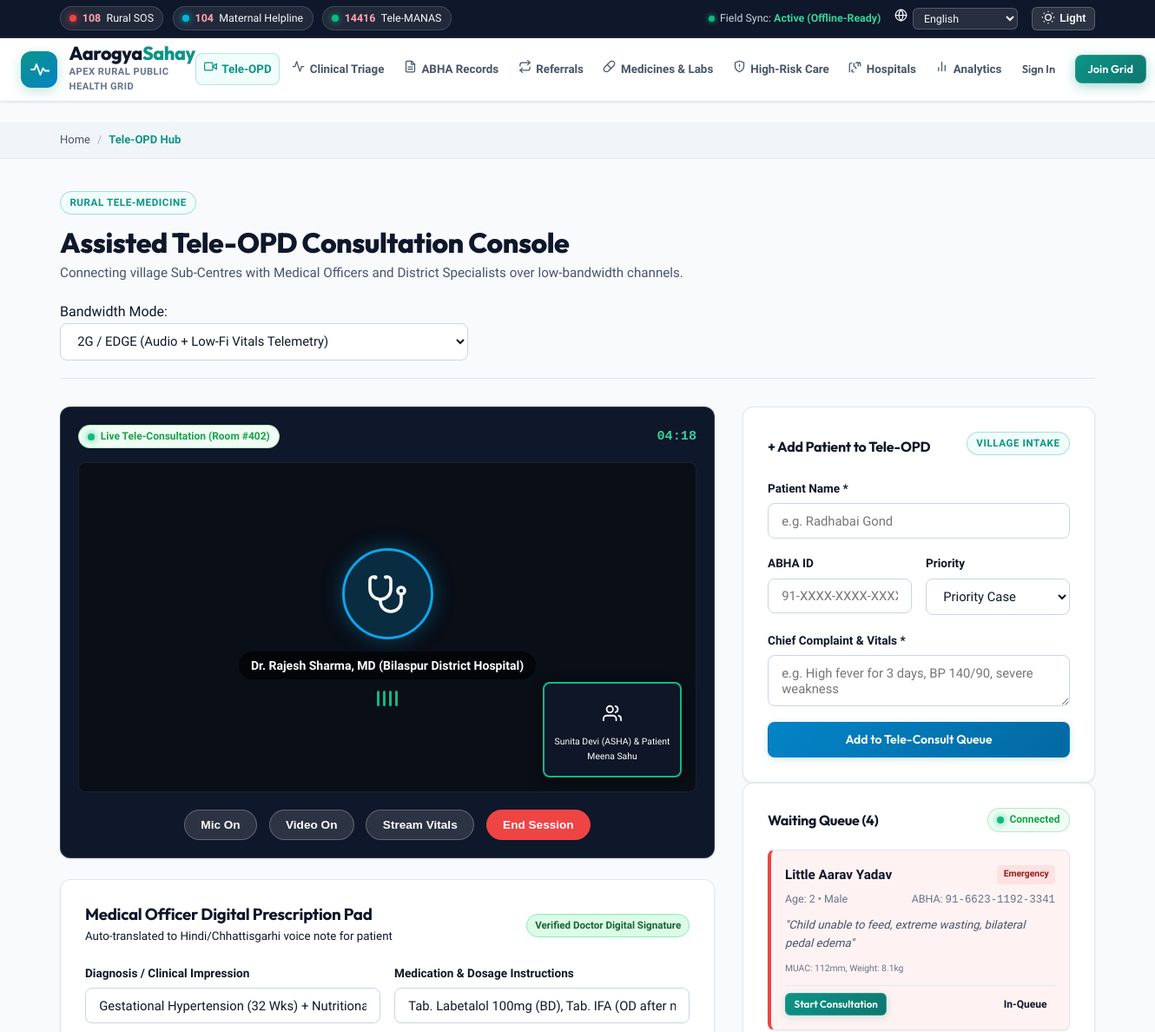
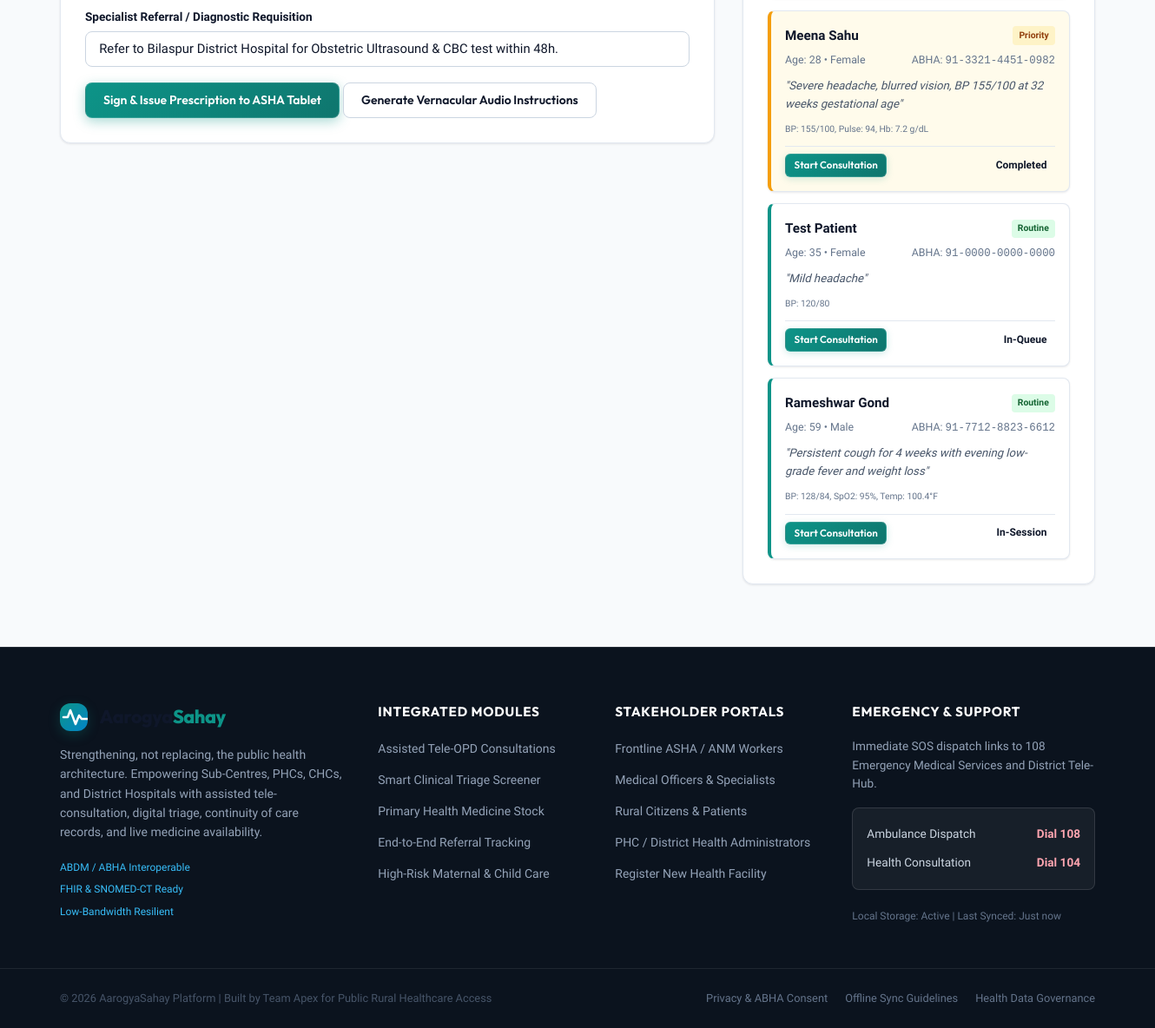
/teleconsult, run on the app's committed database (2 pictures, top to bottom).
### tables this page shows
CREATE TABLE teleconsults (
            id INTEGER PRIMARY KEY AUTOINCREMENT,
            patient_name TEXT NOT NULL,
            abha_id TEXT NOT NULL,
            age INTEGER,
            gender TEXT,
            asha_worker TEXT,
            doctor_name TEXT,
            specialty TEXT,
            chief_complaint TEXT,
            vitals TEXT,
            priority TEXT CHECK(priority IN ('Routine','Priority','Emergency')),
            status TEXT CHECK(status IN ('In-Queue','In-Session','Completed')),
            prescription TEXT,
            created_at TIMESTAMP DEFAULT CURRENT_TIMESTAMP
        );

### routes/teleconsult.py (the view, shortened to what this page needs)
@teleconsult_bp.route("/teleconsult", methods=["GET", "POST"])
def teleconsult():
    db = get_db()
    queue = db.execute(
        "SELECT * FROM teleconsults ORDER BY CASE priority WHEN 'Emergency' THEN 1 WHEN 'Priority' THEN 2 ELSE 3 END, id DESC"
    ).fetchall()
    return render_template("teleconsult.html", queue=queue)

### app.py (called while the page is built)
@app.context_processor
def inject_global_data():
    current_user = None
    if "user_id" in session:
        db = get_db()
        current_user = db.execute("SELECT * FROM users WHERE id = ?", (session["user_id"],)).fetchone()
    return dict(current_user=current_user)

### db.py (called while the page is built)
def get_db():
    if "db" not in g:
        g.db = sqlite3.connect(DATABASE)
        g.db.row_factory = sqlite3.Row
        g.db.execute("PRAGMA journal_mode=WAL")       # Better concurrent read perf
        g.db.execute("PRAGMA foreign_keys=ON")         # Enforce referential integrity
    return g.db

### templates/teleconsult.html (shortened to what this page needs)
{% extends "base.html" %}
{% block breadcrumbs %}
<div class="breadcrumb-bar">
    <div class="container breadcrumb-flex">
        <a href="{{ url_for('index') }}">Home</a>
        <span class="breadcrumb-sep">/</span>
        <span class="breadcrumb-curr">Tele-OPD Hub</span>
    </div>
</div>
{% endblock %}
{% block content %}
<div class="page-wrapper teleconsult-page">
    <div class="container">
        <div class="page-header-bar">
            <div>
                <span class="badge-tag">Rural Tele-Medicine</span>
                <h1 class="page-title">Assisted Tele-OPD Consultation Console</h1>
                <p class="page-sub">Connecting village Sub-Centres with Medical Officers and District Specialists over low-bandwidth channels.</p>
            </div>
            <div class="bandwidth-control-box">
                <span class="band-label">Bandwidth Mode:</span>
                <select id="networkBandwidthSelect" class="form-control band-select" onchange="updateBandwidthMode(this.value)">
                    <option value="2g" selected>2G / EDGE (Audio + Low-Fi Vitals Telemetry)</option>
                </select>
            </div>
        </div>
        <div class="teleconsult-grid">
            <div class="tele-call-container">
                <div class="video-feed-box glass-panel">
                    <div class="video-overlay-top">
                        <span class="live-pill"><span class="pulse-dot green"></span> Live Tele-Consultation (Room #402)</span>
                        <span class="call-duration" id="callDuration">04:18</span>
                    </div>
                    <div class="video-screens">
                        <div class="screen-doctor">
                            <div class="doctor-avatar-circle">
                            </div>
                            <div class="screen-label">Dr. Rajesh Sharma, MD (Bilaspur District Hospital)</div>
                            <span class="audio-wave-anim"><span></span><span></span><span></span><span></span></span>
                        </div>
                        <div class="screen-pip-patient">
                            <div class="pip-avatar">
                            </div>
                            <span class="pip-label">Sunita Devi (ASHA) & Patient Meena Sahu</span>
                        </div>
                    </div>
                    <div class="call-controls">
                        <button class="call-btn btn-mic" onclick="toggleMic(this)" title="Mute/Unmute Audio">Mic On</button>
                        <button class="call-btn btn-cam" onclick="toggleCam(this)" title="Camera">Video On</button>
                        <button class="call-btn btn-screen" onclick="showToast('Displaying digital vitals and ECG trace to doctor...')">Stream Vitals</button>
                        <button class="call-btn btn-end" onclick="endConsultation()">End Session</button>
                    </div>
                </div>
                <div class="glass-panel rx-pad-card mt-3">
                    <div class="panel-header-flex">
                        <div>
                            <h3>Medical Officer Digital Prescription Pad</h3>
                            <small>Auto-translated to Hindi/Chhattisgarhi voice note for patient</small>
                        </div>
                        <span class="badge-status status-consulted">Verified Doctor Digital Signature</span>
                    </div>
                    <form id="rxForm" onsubmit="handlePrescriptionSubmit(event)">
                        <div class="form-row">
                            <div class="form-group col-6">
                                <label class="form-label">Diagnosis / Clinical Impression</label>
                                <input type="text" id="rxDiagnosis" class="form-control" value="Gestational Hypertension (32 Wks) + Nutritional Anemia" required>
                            </div>
                            <div class="form-group col-6">
                                <label class="form-label">Medication & Dosage Instructions</label>
                                <input type="text" id="rxMeds" class="form-control" value="Tab. Labetalol 100mg (BD), Tab. IFA (OD after meal), High protein diet" required>
                            </div>
                        </div>
                        <div class="form-group">
                            <label class="form-label">Specialist Referral / Diagnostic Requisition</label>
                            <input type="text" id="rxReferral" class="form-control" value="Refer to Bilaspur District Hospital for Obstetric Ultrasound & CBC test within 48h.">
                        </div>
                        <div class="rx-actions-flex">
                            <button type="submit" class="btn btn-primary btn-glow">
                                Sign & Issue Prescription to ASHA Tablet
                            </button>
                            <button type="button" class="btn btn-outline" onclick="generateAudioRx()">
                                Generate Vernacular Audio Instructions
                            </button>
                        </div>
                    </form>
                </div>
            </div>
            <div class="tele-queue-sidebar">
                <div class="glass-panel mb-3">
                    <div class="panel-header-flex">
                        <h4>+ Add Patient to Tele-OPD</h4>
                        <span class="badge-tag">Village Intake</span>
                    </div>
                    <form action="{{ url_for('teleconsult') }}" method="POST" class="quick-queue-form">
                        <div class="form-group">
                            <label class="form-label">Patient Name *</label>
                            <input type="text" name="patient_name" class="form-control" placeholder="e.g. Radhabai Gond" required>
                        </div>
                        <div class="form-row">
                            <div class="form-group col-6">
                                <label class="form-label">ABHA ID</label>
                                <input type="text" name="abha_id" class="form-control" placeholder="91-XXXX-XXXX-XXXX">
                            </div>
                            <div class="form-group col-6">
                                <label class="form-label">Priority</label>
                                <select name="priority" class="form-control">
                                    <option value="Priority" selected>Priority Case</option>
                                </select>
                            </div>
                        </div>
                        <div class="form-group">
                            <label class="form-label">Chief Complaint & Vitals *</label>
                            <textarea name="chief_complaint" class="form-control" rows="2" placeholder="e.g. High fever for 3 days, BP 140/90, severe weakness" required></textarea>
                        </div>
                        <button type="submit" class="btn btn-secondary btn-block">Add to Tele-Consult Queue</button>
                    </form>
                </div>
                <div class="glass-panel">
                    <div class="panel-header-flex">
                        <h4>Waiting Queue ({{ queue|length }})</h4>
                        <span class="live-pill"><span class="pulse-dot green"></span> Connected</span>
                    </div>
                    <div class="queue-cards-stream">
                        {% for pt in queue %}
                            <div class="queue-card-item priority-{{ pt.priority|lower }}">
                                <div class="queue-card-top">
                                    <strong>{{ pt.patient_name }}</strong>
                                    <span class="queue-p-badge {{ pt.priority|lower }}">{{ pt.priority }}</span>
                                </div>
                                <div class="queue-meta-text">
                                    <span>Age: {{ pt.age }} • {{ pt.gender }}</span>
                                    <span>ABHA: <code>{{ pt.abha_id }}</code></span>
                                </div>
                                <p class="queue-complaint">"{{ pt.chief_complaint }}"</p>
                                <div class="queue-vitals-row">
                                    <small>{{ pt.vitals or 'Vitals captured by ASHA' }}</small>
                                </div>
                                <div class="queue-item-actions">
                                    <button class="btn btn-xs btn-primary" onclick="connectQueuePatient('{{ pt.patient_name }}')">Start Consultation</button>
                                    <span class="status-chip">{{ pt.status }}</span>
                                </div>
                            </div>
                        {% endfor %}
                    </div>
                </div>
            </div>
        </div>
    </div>
</div>
{% endblock %}

### data on the page
teleconsults: patient_name "Little Aarav Yadav", priority "Emergency", age "2", gender "Male", abha_id "91-6623-1192-3341", chief_complaint "Child unable to feed, extreme wasting, bilateral pedal edema", vitals "MUAC: 112mm, Weight: 8.1kg", status "In-Queue"
teleconsults: patient_name "Meena Sahu", priority "Priority", age "28", gender "Female", abha_id "91-3321-4451-0982", chief_complaint "Severe headache, blurred vision, BP 155/100 at 32 weeks gestational age", vitals "BP: 155/100, Pulse: 94, Hb: 7.2 g/dL", status "Completed"
teleconsults: patient_name "Test Patient", priority "Routine", age "35", gender "Female", abha_id "91-0000-0000-0000", chief_complaint "Mild headache", vitals "BP: 120/80", status "In-Queue"
teleconsults: patient_name "Rameshwar Gond", priority "Routine", age "59", gender "Male", abha_id "91-7712-8823-6612", chief_complaint "Persistent cough for 4 weeks with evening low-grade fever and weight loss", vitals "BP: 128/84, SpO2: 95%, Temp: 100.4°F", status "In-Session"

### other printed values
{{ queue|length }} "4"
